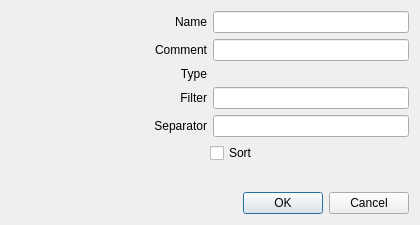
<?xml version="1.0" encoding="UTF-8"?>
<ui version="4.0">
 <class>AWListFormatter</class>
 <widget class="QDialog" name="AWListFormatter">
  <property name="geometry">
   <rect>
    <x>0</x>
    <y>0</y>
    <width>420</width>
    <height>225</height>
   </rect>
  </property>
  <property name="windowTitle">
   <string>Configuration</string>
  </property>
  <layout class="QVBoxLayout" name="verticalLayout">
   <item>
    <layout class="QHBoxLayout" name="layout_name">
     <item>
      <widget class="QLabel" name="label_name">
       <property name="sizePolicy">
        <sizepolicy hsizetype="Expanding" vsizetype="Preferred">
         <horstretch>0</horstretch>
         <verstretch>0</verstretch>
        </sizepolicy>
       </property>
       <property name="text">
        <string>Name</string>
       </property>
       <property name="alignment">
        <set>Qt::AlignRight|Qt::AlignTrailing|Qt::AlignVCenter</set>
       </property>
      </widget>
     </item>
     <item>
      <widget class="QLineEdit" name="lineEdit_name"/>
     </item>
    </layout>
   </item>
   <item>
    <layout class="QHBoxLayout" name="layout_comment">
     <item>
      <widget class="QLabel" name="label_comment">
       <property name="sizePolicy">
        <sizepolicy hsizetype="Expanding" vsizetype="Preferred">
         <horstretch>0</horstretch>
         <verstretch>0</verstretch>
        </sizepolicy>
       </property>
       <property name="text">
        <string>Comment</string>
       </property>
       <property name="alignment">
        <set>Qt::AlignRight|Qt::AlignTrailing|Qt::AlignVCenter</set>
       </property>
      </widget>
     </item>
     <item>
      <widget class="QLineEdit" name="lineEdit_comment"/>
     </item>
    </layout>
   </item>
   <item>
    <layout class="QHBoxLayout" name="layout_type">
     <item>
      <widget class="QLabel" name="label_type">
       <property name="text">
        <string>Type</string>
       </property>
       <property name="alignment">
        <set>Qt::AlignRight|Qt::AlignTrailing|Qt::AlignVCenter</set>
       </property>
      </widget>
     </item>
     <item>
      <widget class="QLabel" name="label_typeValue">
       <property name="text">
        <string/>
       </property>
      </widget>
     </item>
    </layout>
   </item>
   <item>
    <layout class="QHBoxLayout" name="layout_filter">
     <item>
      <widget class="QLabel" name="label_filter">
       <property name="sizePolicy">
        <sizepolicy hsizetype="Expanding" vsizetype="Preferred">
         <horstretch>0</horstretch>
         <verstretch>0</verstretch>
        </sizepolicy>
       </property>
       <property name="text">
        <string>Filter</string>
       </property>
       <property name="alignment">
        <set>Qt::AlignRight|Qt::AlignTrailing|Qt::AlignVCenter</set>
       </property>
      </widget>
     </item>
     <item>
      <widget class="QLineEdit" name="lineEdit_filter"/>
     </item>
    </layout>
   </item>
   <item>
    <layout class="QHBoxLayout" name="layout_separator">
     <item>
      <widget class="QLabel" name="label_separator">
       <property name="sizePolicy">
        <sizepolicy hsizetype="Expanding" vsizetype="Preferred">
         <horstretch>0</horstretch>
         <verstretch>0</verstretch>
        </sizepolicy>
       </property>
       <property name="text">
        <string>Separator</string>
       </property>
       <property name="alignment">
        <set>Qt::AlignRight|Qt::AlignTrailing|Qt::AlignVCenter</set>
       </property>
      </widget>
     </item>
     <item>
      <widget class="QLineEdit" name="lineEdit_separator"/>
     </item>
    </layout>
   </item>
   <item>
    <layout class="QHBoxLayout" name="layout_sorted">
     <item>
      <spacer name="horizontalSpacer">
       <property name="orientation">
        <enum>Qt::Horizontal</enum>
       </property>
       <property name="sizeHint" stdset="0">
        <size>
         <width>40</width>
         <height>20</height>
        </size>
       </property>
      </spacer>
     </item>
     <item>
      <widget class="QCheckBox" name="checkBox_sorted">
       <property name="sizePolicy">
        <sizepolicy hsizetype="Expanding" vsizetype="Fixed">
         <horstretch>0</horstretch>
         <verstretch>0</verstretch>
        </sizepolicy>
       </property>
       <property name="text">
        <string>Sort</string>
       </property>
      </widget>
     </item>
    </layout>
   </item>
   <item>
    <spacer name="verticalSpacer">
     <property name="orientation">
      <enum>Qt::Vertical</enum>
     </property>
     <property name="sizeHint" stdset="0">
      <size>
       <width>20</width>
       <height>40</height>
      </size>
     </property>
    </spacer>
   </item>
   <item>
    <widget class="QDialogButtonBox" name="buttonBox">
     <property name="orientation">
      <enum>Qt::Horizontal</enum>
     </property>
     <property name="standardButtons">
      <set>QDialogButtonBox::Cancel|QDialogButtonBox::Ok</set>
     </property>
    </widget>
   </item>
  </layout>
 </widget>
 <resources/>
 <connections>
  <connection>
   <sender>buttonBox</sender>
   <signal>accepted()</signal>
   <receiver>AWListFormatter</receiver>
   <slot>accept()</slot>
   <hints>
    <hint type="sourcelabel">
     <x>248</x>
     <y>254</y>
    </hint>
    <hint type="destinationlabel">
     <x>157</x>
     <y>274</y>
    </hint>
   </hints>
  </connection>
  <connection>
   <sender>buttonBox</sender>
   <signal>rejected()</signal>
   <receiver>AWListFormatter</receiver>
   <slot>reject()</slot>
   <hints>
    <hint type="sourcelabel">
     <x>316</x>
     <y>260</y>
    </hint>
    <hint type="destinationlabel">
     <x>286</x>
     <y>274</y>
    </hint>
   </hints>
  </connection>
 </connections>
</ui>
